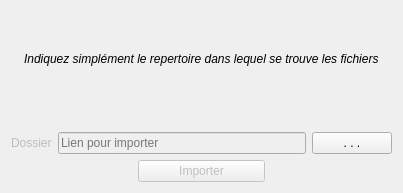
     <widget class="QWidget" name="tab_importation">
      <attribute name="title">
       <string>1. IMPORTER DANS QGIS</string>
      </attribute>
      <layout class="QHBoxLayout" name="horizontalLayout_13">
       <item>
        <layout class="QGridLayout" name="gridLayout_2">
         <item row="0" column="0">
          <layout class="QVBoxLayout" name="verticalLayout_2">
           <item>
            <spacer name="horizontalSpacer_18">
             <property name="orientation">
              <enum>Qt::Horizontal</enum>
             </property>
             <property name="sizeHint" stdset="0">
              <size>
               <width>40</width>
               <height>20</height>
              </size>
             </property>
            </spacer>
           </item>
           <item>
            <layout class="QHBoxLayout" name="horizontalLayout_14">
             <item>
              <spacer name="horizontalSpacer_20">
               <property name="orientation">
                <enum>Qt::Horizontal</enum>
               </property>
               <property name="sizeHint" stdset="0">
                <size>
                 <width>13</width>
                 <height>55</height>
                </size>
               </property>
              </spacer>
             </item>
             <item>
              <widget class="QLabel" name="label_14">
               <property name="font">
                <font>
                 <pointsize>9</pointsize>
                 <weight>50</weight>
                 <italic>true</italic>
                 <bold>false</bold>
                 <strikeout>false</strikeout>
                 <kerning>true</kerning>
                </font>
               </property>
               <property name="text">
                <string>Indiquez simplément le repertoire dans lequel se trouve les fichiers</string>
               </property>
              </widget>
             </item>
             <item>
              <spacer name="horizontalSpacer_21">
               <property name="orientation">
                <enum>Qt::Horizontal</enum>
               </property>
               <property name="sizeHint" stdset="0">
                <size>
                 <width>13</width>
                 <height>55</height>
                </size>
               </property>
              </spacer>
             </item>
            </layout>
           </item>
           <item>
            <spacer name="horizontalSpacer_42">
             <property name="orientation">
              <enum>Qt::Horizontal</enum>
             </property>
             <property name="sizeHint" stdset="0">
              <size>
               <width>40</width>
               <height>20</height>
              </size>
             </property>
            </spacer>
           </item>
           <item>
            <spacer name="horizontalSpacer_6">
             <property name="orientation">
              <enum>Qt::Horizontal</enum>
             </property>
             <property name="sizeHint" stdset="0">
              <size>
               <width>40</width>
               <height>20</height>
              </size>
             </property>
            </spacer>
           </item>
           <item>
            <layout class="QHBoxLayout" name="horizontalLayout">
             <item>
              <widget class="QLabel" name="label_9">
               <property name="enabled">
                <bool>false</bool>
               </property>
               <property name="sizePolicy">
                <sizepolicy hsizetype="Fixed" vsizetype="Fixed">
                 <horstretch>0</horstretch>
                 <verstretch>0</verstretch>
                </sizepolicy>
               </property>
               <property name="text">
                <string>Dossier</string>
               </property>
              </widget>
             </item>
             <item>
              <widget class="QLineEdit" name="lienCheminImport">
               <property name="enabled">
                <bool>false</bool>
               </property>
               <property name="sizePolicy">
                <sizepolicy hsizetype="Expanding" vsizetype="Fixed">
                 <horstretch>0</horstretch>
                 <verstretch>0</verstretch>
                </sizepolicy>
               </property>
               <property name="font">
                <font>
                 <pointsize>9</pointsize>
                 <weight>50</weight>
                 <bold>false</bold>
                 <strikeout>false</strikeout>
                </font>
               </property>
               <property name="placeholderText">
                <string>Lien pour importer</string>
               </property>
              </widget>
             </item>
             <item>
              <widget class="QPushButton" name="boutonCheminImport">
               <property name="sizePolicy">
                <sizepolicy hsizetype="Fixed" vsizetype="Fixed">
                 <horstretch>0</horstretch>
                 <verstretch>0</verstretch>
                </sizepolicy>
               </property>
               <property name="text">
                <string>. . .</string>
               </property>
              </widget>
             </item>
            </layout>
           </item>
           <item>
            <layout class="QHBoxLayout" name="horizontalLayout_2">
             <item>
              <spacer name="horizontalSpacer">
               <property name="orientation">
                <enum>Qt::Horizontal</enum>
               </property>
               <property name="sizeHint" stdset="0">
                <size>
                 <width>40</width>
                 <height>20</height>
                </size>
               </property>
              </spacer>
             </item>
             <item>
              <widget class="QPushButton" name="boutonImport">
               <property name="enabled">
                <bool>false</bool>
               </property>
               <property name="sizePolicy">
                <sizepolicy hsizetype="Expanding" vsizetype="Fixed">
                 <horstretch>0</horstretch>
                 <verstretch>0</verstretch>
                </sizepolicy>
               </property>
               <property name="text">
                <string>Importer</string>
               </property>
              </widget>
             </item>
             <item>
              <spacer name="horizontalSpacer_2">
               <property name="orientation">
                <enum>Qt::Horizontal</enum>
               </property>
               <property name="sizeHint" stdset="0">
                <size>
                 <width>40</width>
                 <height>20</height>
                </size>
               </property>
              </spacer>
             </item>
            </layout>
           </item>
          </layout>
         </item>
        </layout>
       </item>
      </layout>
     </widget>
